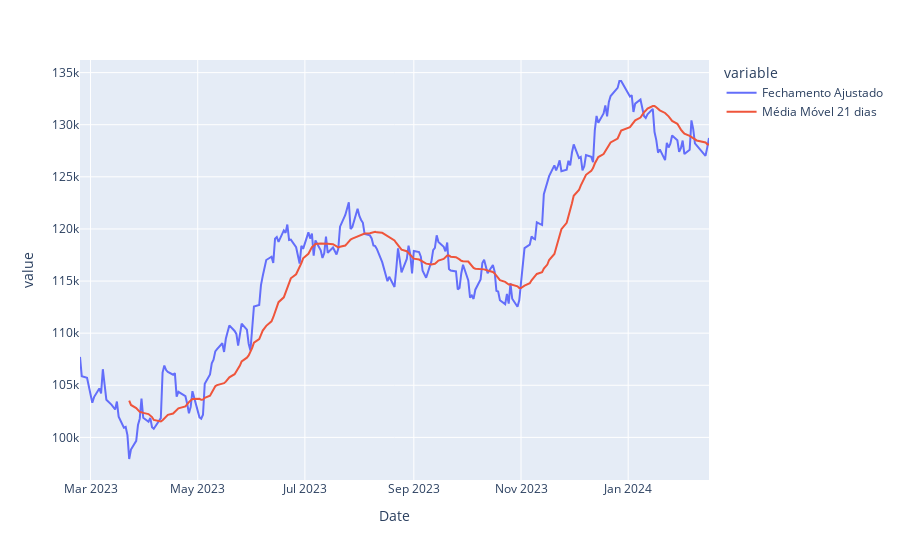

Notebook cell for this chart:
### Code cell
# Média móvel
df_media_movel = df_ibov.rolling(21).mean()
df_media_movel = df_media_movel.rename('Média Móvel 21 dias')
df_plot = pd.concat([df_ibov, df_media_movel], axis=1)
df_plot

# Análise gráfica
fig = px.line(df_plot)
fig.show()

# Retorno do IBOVESPA (último - primeiro)
retorno_ibov = df_ibov.iloc[-1] / df_ibov.iloc[0] - 1
print(f"Retorno do IBOV: {retorno_ibov:.2%}")

### Figure 1 — Plotly figure (JSON) as saved in the notebook; plotly's stock layout.template omitted (floating-point values rounded to 4 significant figures; data arrays with more than 128 entries replaced by an {"elided": "..."} marker saying what was removed)
{"data": [{"hovertemplate": "variable=Fechamento Ajustado<br>Date=%{x}<br>value=%{y}<extra></extra>", "legendgroup": "Fechamento Ajustado", "line": {"color": "#636efa", "dash": "solid"}, "marker": {"symbol": "circle"}, "mode": "lines", "name": "Fechamento Ajustado", "orientation": "v", "showlegend": true, "type": "scatter", "x": {"elided": "244 str values"}, "xaxis": "x", "y": {"elided": "244 int values"}, "yaxis": "y"}, {"hovertemplate": "variable=Média Móvel 21 dias<br>Date=%{x}<br>value=%{y}<extra></extra>", "legendgroup": "Média Móvel 21 dias", "line": {"color": "#EF553B", "dash": "solid"}, "marker": {"symbol": "circle"}, "mode": "lines", "name": "Média Móvel 21 dias", "orientation": "v", "showlegend": true, "type": "scatter", "x": {"elided": "244 str values"}, "xaxis": "x", "y": {"elided": "244 float values"}, "yaxis": "y"}], "layout": {"legend": {"title": {"text": "variable"}, "tracegroupgap": 0}, "margin": {"t": 60}, "xaxis": {"anchor": "y", "domain": [0, 1], "title": {"text": "Date"}}, "yaxis": {"anchor": "x", "domain": [0, 1], "title": {"text": "value"}}}}
